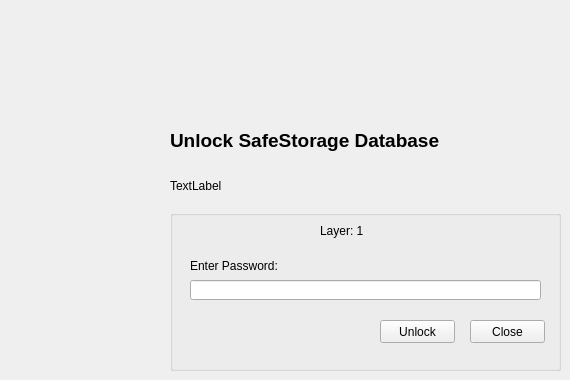
    <widget class="QWidget" name="pageUnlockDB">
     <widget class="QGroupBox" name="groupBox">
      <property name="geometry">
       <rect>
        <x>170</x>
        <y>210</y>
        <width>391</width>
        <height>161</height>
       </rect>
      </property>
      <property name="title">
       <string/>
      </property>
      <widget class="QLineEdit" name="lineEditUnlockDBEnterPassword">
       <property name="geometry">
        <rect>
         <x>20</x>
         <y>70</y>
         <width>351</width>
         <height>20</height>
        </rect>
       </property>
       <property name="echoMode">
        <enum>QLineEdit::Password</enum>
       </property>
      </widget>
      <widget class="QLabel" name="labelUnlockDBEnterPassword">
       <property name="geometry">
        <rect>
         <x>20</x>
         <y>45</y>
         <width>141</width>
         <height>21</height>
        </rect>
       </property>
       <property name="text">
        <string>Enter Password:</string>
       </property>
      </widget>
      <widget class="QPushButton" name="pushButtonUnlockDB">
       <property name="geometry">
        <rect>
         <x>210</x>
         <y>110</y>
         <width>75</width>
         <height>23</height>
        </rect>
       </property>
       <property name="text">
        <string>Unlock</string>
       </property>
      </widget>
      <widget class="QPushButton" name="pushButtonUnlockDBClose">
       <property name="geometry">
        <rect>
         <x>300</x>
         <y>110</y>
         <width>75</width>
         <height>23</height>
        </rect>
       </property>
       <property name="text">
        <string>Close</string>
       </property>
      </widget>
      <widget class="QLabel" name="labelUnlockDBLayer">
       <property name="geometry">
        <rect>
         <x>150</x>
         <y>10</y>
         <width>61</width>
         <height>21</height>
        </rect>
       </property>
       <property name="text">
        <string>Layer: 1</string>
       </property>
      </widget>
     </widget>
     <widget class="QLabel" name="labelUnlockDB">
      <property name="geometry">
       <rect>
        <x>170</x>
        <y>120</y>
        <width>391</width>
        <height>41</height>
       </rect>
      </property>
      <property name="font">
       <font>
        <pointsize>14</pointsize>
        <weight>75</weight>
        <bold>true</bold>
       </font>
      </property>
      <property name="text">
       <string>Unlock SafeStorage Database</string>
      </property>
     </widget>
     <widget class="QLabel" name="labelUnlockDBPath">
      <property name="geometry">
       <rect>
        <x>170</x>
        <y>170</y>
        <width>391</width>
        <height>31</height>
       </rect>
      </property>
      <property name="text">
       <string>TextLabel</string>
      </property>
      <property name="wordWrap">
       <bool>true</bool>
      </property>
     </widget>
    </widget>
